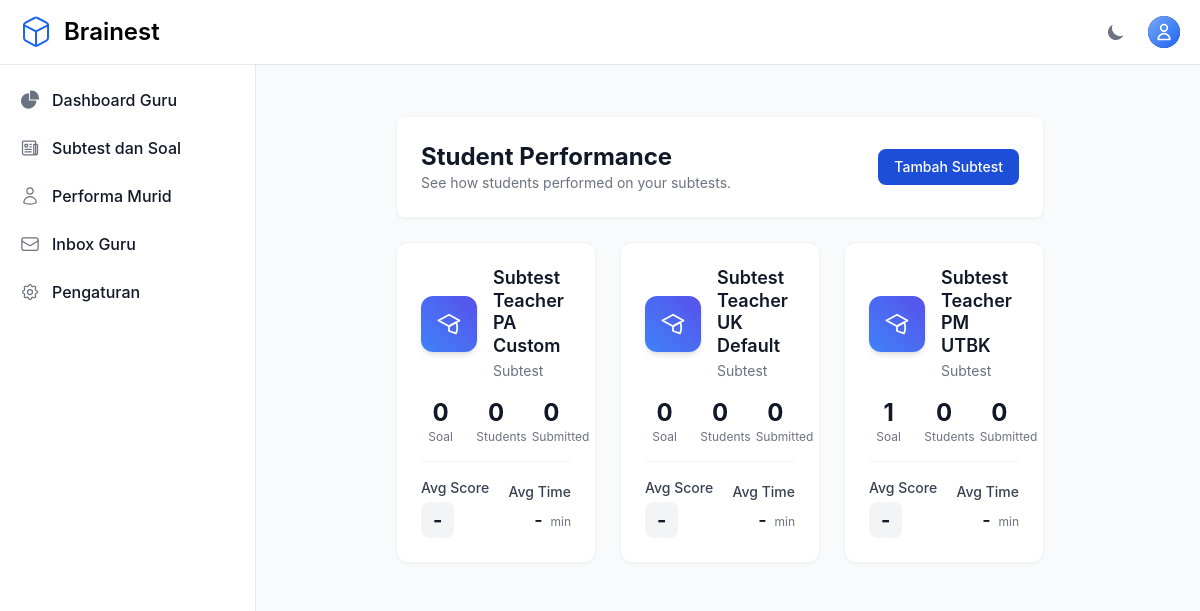
Page /teacher/students/ (signed in) on the earlier database version.
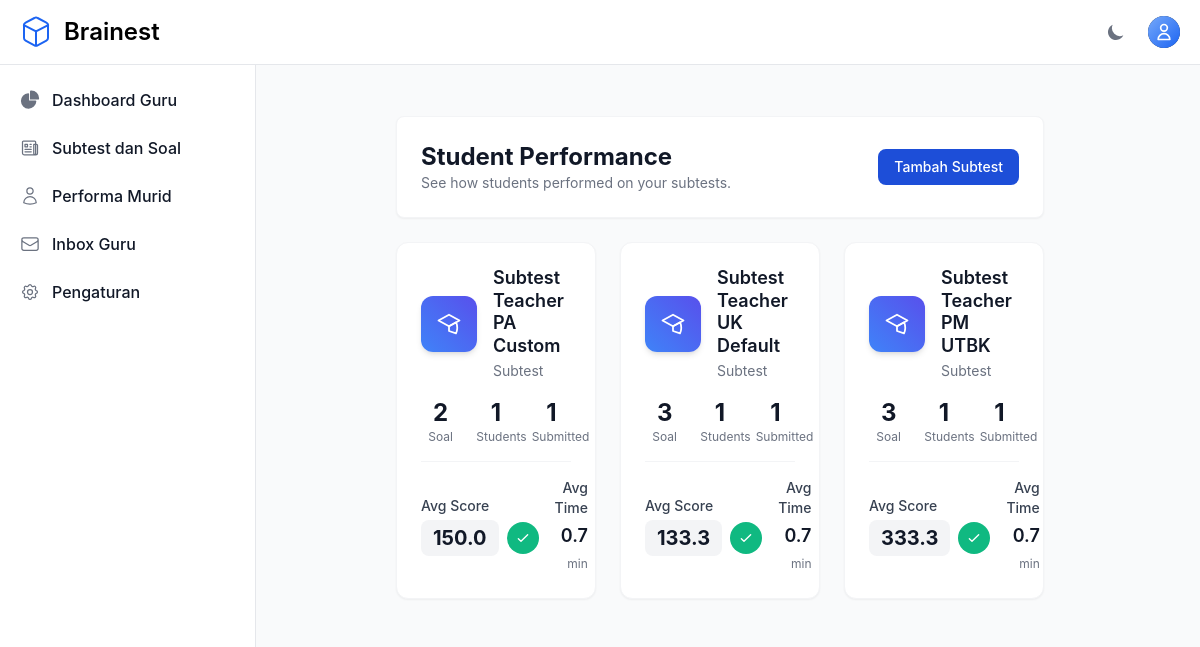
Same page on the later database version.
### otosapp/models.py (models this page shows, shortened)
class Category(models.Model):
    SCORING_METHODS = [
        ('default', 'Default (100/jumlah soal)'),
        ('custom', 'Custom (nilai per soal)'),
        ('utbk', 'UTBK (difficulty-based)'),
    ]
    category_name = models.CharField(max_length=200)
    time_limit = models.IntegerField(default=60, help_text="Time limit in minutes (default: 60 minutes)")
    scoring_method = models.CharField(max_length=10, choices=SCORING_METHODS, default='default')
    passing_score = models.FloatField(default=75.0, help_text="Minimum score required to pass (0-100)")
    created_by = models.ForeignKey(
        User,
        on_delete=models.SET_NULL,
        null=True,
        blank=True,
        related_name='categories_created',
        help_text='Teacher who created this category'
    )
    teachers = models.ManyToManyField(
        User,
        related_name='teaching_categories',
        blank=True,
        help_text='Additional teachers assigned to this category'
    )
    def get_question_count(self):
        return self.question_set.count()
    def get_test_statistics(self):
        completed_tests = Test.objects.filter(
            categories=self,
            is_submitted=True
        )
        if not completed_tests.exists():
            return {
                'total_tests': 0,
                'total_students': 0,
                'passed_tests': 0,
                'failed_tests': 0,
                'pass_rate': None,
                'average_score': None
            }
        total_tests = completed_tests.count()
        total_students = completed_tests.values('student').distinct().count()
        passed_tests = completed_tests.filter(score__gte=self.passing_score).count()
        failed_tests = total_tests - passed_tests
        pass_rate = round((passed_tests / total_tests) * 100, 1)
        total_score = 0
        for test in completed_tests:
            if test.tryout_package:
                pkg_cat = test.tryout_package.tryoutpackagecategory_set.filter(category=self).first()
                category_answers = test.answers.filter(question__category=self)
                if category_answers.exists():
                    correct_answers = category_answers.filter(selected_choice__is_correct=True).count()
                    total_questions = category_answers.count()
                    category_score_percentage = (correct_answers / total_questions) if total_questions else 0
                    category_contribution = category_score_percentage * pkg_cat.max_score
                    total_score += category_contribution
                else:
                    total_score += 0
            else:
                total_score += test.score
        average_score = round(total_score / total_tests, 1)
        durations_seconds = []
        for t in completed_tests:
            if t.start_time and t.end_time:
                try:
                    delta = t.end_time - t.start_time
                    seconds = delta.total_seconds()
                    if seconds and seconds > 0:
                        durations_seconds.append(seconds)
                except Exception:
                    continue
        average_completion_minutes = None
        if durations_seconds:
            average_completion_minutes = round((sum(durations_seconds) / len(durations_seconds)) / 60, 1)
        return {
            'total_tests': total_tests,
            'total_students': total_students,
            'passed_tests': passed_tests,
            'failed_tests': failed_tests,
            'pass_rate': pass_rate,
            'average_score': average_score,
            'average_completion_minutes': average_completion_minutes
        }

### otosapp/views.py (the view)
# urls.py: path('teacher/students/', views.teacher_student_list, name='teacher_student_list'),
@login_required
@admin_or_teacher_required
def teacher_student_list(request):
    if request.user.is_admin():
        categories = Category.objects.all().order_by('-id')
    else:
        categories = Category.objects.filter(created_by=request.user).order_by('-id')
    for cat in categories:
        stats = cat.get_test_statistics()
        cat.total_students = stats['total_students']
        cat.total_tests = stats['total_tests']
        cat.avg_score = stats['average_score']
        cat.avg_completion_minutes = stats.get('average_completion_minutes')
        cat.has_avg_score = stats.get('average_score') is not None
    return render(request, 'teacher/student_performance.html', {'categories': categories})

### otosapp/context_processors.py (called while the page is built)
def sidebar_context(request):
    context = {}
    if request.user.is_authenticated and (request.user.is_superuser or request.user.is_admin()):
        pending_payments_count = PaymentProof.objects.filter(status='pending').count()
        context['pending_payments_count'] = pending_payments_count
    return context

### otosapp/models.py (called while the page is built)
    def is_admin(self):
        return self.role and self.role.role_name == 'Admin'

### otosapp/templates/teacher/student_performance.html (shortened to what the changed rows need)
{% extends 'base.html' %}
{% block content %}
<section class="bg-gray-50 dark:bg-gray-900 p-3 sm:p-5 antialiased">
  <div class="mx-auto max-w-5xl px-4 sm:px-6 lg:px-8">
    <div class="bg-white dark:bg-gray-800 relative shadow-sm sm:rounded-lg overflow-hidden mb-6 border border-gray-100 dark:border-gray-700">
      <div class="p-6 flex items-center justify-between">
        <div>
          <h1 class="text-2xl font-bold text-gray-900 dark:text-white">Student Performance</h1>
        </div>
      </div>
    </div>
    <div class="grid grid-cols-1 sm:grid-cols-2 lg:grid-cols-3 gap-6">
      {% for cat in categories %}
  <div class="bg-white dark:bg-gray-800 rounded-xl shadow-sm border border-gray-100 dark:border-gray-700 hover:shadow-2xl transform transition-transform duration-200 hover:-translate-y-1 group">
        <a href="{% url 'teacher_view_student_scores' cat.id %}" class="block p-6">
          <div class="flex items-center gap-4 mb-4">
            <div class="w-14 h-14 rounded-xl bg-gradient-to-tr from-blue-500 to-indigo-600 text-white flex items-center justify-center shadow-md group-hover:scale-105 transition-transform">
            </div>
            <div class="flex-1 min-w-0">
              <h3 class="text-lg font-semibold text-gray-900 dark:text-white leading-tight">{{ cat.category_name }}</h3>
              <p class="text-sm text-gray-500 dark:text-gray-400 mt-1">Subtest</p>
            </div>
          </div>
          <div class="grid grid-cols-3 gap-4 mb-4">
            <div class="text-center">
              <div class="text-2xl font-bold text-gray-900 dark:text-white">{{ cat.get_question_count }}</div>
              <div class="text-xs text-gray-500 dark:text-gray-400">Soal</div>
            </div>
            <div class="text-center">
              <div class="text-2xl font-bold text-gray-900 dark:text-white">{{ cat.total_students }}</div>
              <div class="text-xs text-gray-500 dark:text-gray-400">Students</div>
            </div>
            <div class="text-center">
              <div class="text-2xl font-bold text-gray-900 dark:text-white">{{ cat.total_tests }}</div>
              <div class="text-xs text-gray-500 dark:text-gray-400">Submitted</div>
            </div>
          </div>
          <div class="border-t border-gray-100 dark:border-gray-700 pt-4">
            <div class="flex items-center justify-between space-x-4">
              <div class="flex-1">
                <div class="text-sm font-medium text-gray-700 dark:text-gray-300">Avg Score</div>
                <div class="mt-1 inline-flex items-center">
                  <div class="px-3 py-1 rounded-lg bg-gray-100 dark:bg-gray-700">
                    <span class="text-xl font-bold text-gray-900 dark:text-white">{{ cat.avg_score|default_if_none:'-' }}</span>
                  </div>
                  {% if cat.has_avg_score %}
                  <div class="ml-2 w-8 h-8 rounded-full bg-emerald-500 flex items-center justify-center">
                    <svg xmlns="http://www.w3.org/2000/svg" class="w-4 h-4 text-white" viewBox="0 0 24 24" fill="none" stroke="currentColor">
                      <path stroke-linecap="round" stroke-linejoin="round" stroke-width="2" d="M5 13l4 4L19 7" />
                    </svg>
                  </div>
                  {% endif %}
                </div>
              </div>
              <div class="flex-0 text-right">
                <div class="text-sm font-medium text-gray-700 dark:text-gray-300">Avg Time</div>
                <div class="mt-1">
                  <span class="text-lg font-semibold text-gray-900 dark:text-white">{{ cat.avg_completion_minutes|default_if_none:'-' }}</span>
                  <span class="text-xs text-gray-500 dark:text-gray-400">&nbsp;min</span>
                </div>
              </div>
            </div>
          </div>
        </a>
      </div>
      {% empty %}
      <div class="col-span-full p-6 bg-white dark:bg-gray-800 rounded-lg shadow">
        <p class="text-gray-600 dark:text-gray-300">You have not created any subtests yet. Create one from Manage Subtest.</p>
      </div>
      {% endfor %}
    </div>
  </div>
</section>
{% endblock %}

Differences in the rows shown:
changed Category "Subtest Teacher PA Custom": get_question_count "0" → "2"; total_students "0" → "1"; total_tests "0" → "1"; avg_score "-" → "150.0"; avg_completion_minutes "-" → "0.7"
changed Category "Subtest Teacher UK Default": get_question_count "0" → "3"; total_students "0" → "1"; total_tests "0" → "1"; avg_score "-" → "133.3"; avg_completion_minutes "-" → "0.7"
computed for Category "Subtest Teacher PM UTBK": get_question_count "1" → "3"; total_students "0" → "1"; total_tests "0" → "1"; avg_score "-" → "333.3"; avg_completion_minutes "-" → "0.7"
